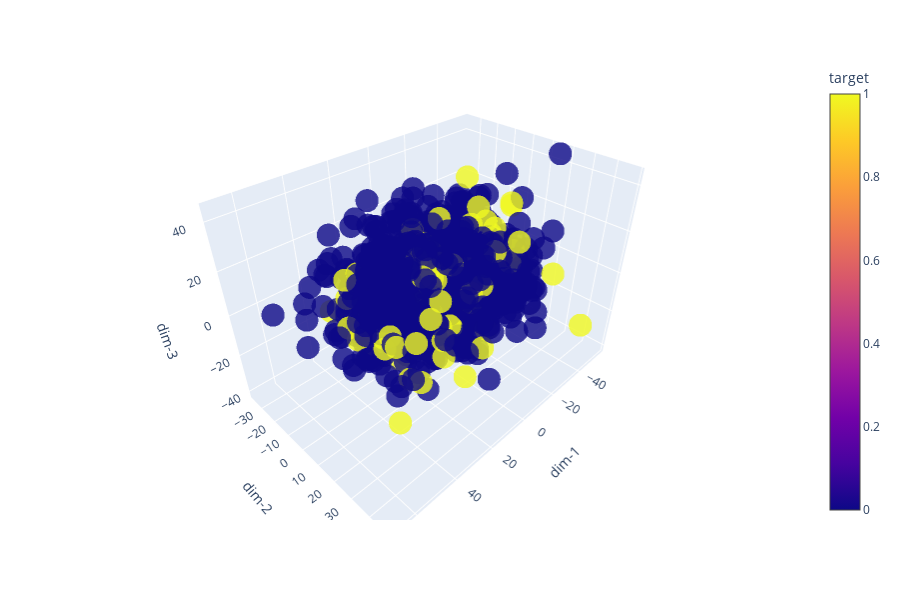

This figure's notebook cell:
### Markdown cell above
Let's select the most important 3 features with dimensionality reduction. So we will get a better visulalization of class distribution.

### Code cell
# split the dataset into labels and IVs
X = train_data.drop(['ID_code', 'target'], axis=1)
y = train_data['target']

temp_X_holder = X
temp_y_holder = y


# It is not practical to visualize the classes or clusters in the dataset using 2DPlot (as dimensions > 3)
# So we will perform the PCA to reduce the dimension
from sklearn.decomposition import PCA

pca = PCA(n_components = 3)
X = pca.fit_transform(temp_X_holder)

test = pd.DataFrame(columns=['dim-1', 'dim-2', 'dim-3'], data=X)
test['target'] = temp_y_holder.values
plot3DClusters(test)

### Figure 1 — Plotly figure (JSON) as saved in the notebook; plotly's stock layout.template omitted (floating-point values rounded to 4 significant figures; data arrays with more than 128 entries replaced by an {"elided": "..."} marker saying what was removed)
{"data": [{"hoverlabel": {"namelength": 0}, "hovertemplate": "dim-1=%{x}<br>dim-2=%{y}<br>dim-3=%{z}<br>target=%{marker.color}", "legendgroup": "", "marker": {"color": {"elided": "1000 int values"}, "coloraxis": "coloraxis", "opacity": 0.8, "symbol": "circle"}, "mode": "markers", "name": "", "scene": "scene", "showlegend": false, "type": "scatter3d", "x": {"elided": "1000 float values"}, "y": {"elided": "1000 float values"}, "z": {"elided": "1000 float values"}}], "layout": {"coloraxis": {"colorbar": {"title": {"text": "target"}}, "colorscale": [[0.0, "#0d0887"], [0.1111, "#46039f"], [0.2222, "#7201a8"], [0.3333, "#9c179e"], [0.4444, "#bd3786"], [0.5556, "#d8576b"], [0.6667, "#ed7953"], [0.7778, "#fb9f3a"], [0.8889, "#fdca26"], [1.0, "#f0f921"]]}, "height": 600, "legend": {"tracegroupgap": 0}, "margin": {"t": 60}, "scene": {"domain": {"x": [0.0, 0.98], "y": [0.0, 1.0]}, "xaxis": {"title": {"text": "dim-1"}}, "yaxis": {"title": {"text": "dim-2"}}, "zaxis": {"title": {"text": "dim-3"}}}}}
